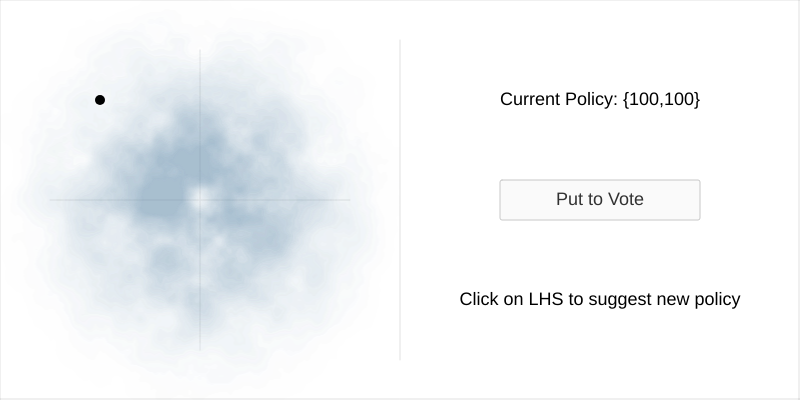
Frame 1 (no input)
Frame 60 (no input): identical to frame 1, image omitted
Frame 120 (the mouse pressed at the canvas centre since frame 60): identical to frame 1, image omitted

The p5.js sketch that drew this single still picture (run headless with seeded random() and noise() and a simulated clock; from frame 60 on, the mouse is pressed at the canvas centre):

// p5.js sketch
// ── sketch.js
class NullPolicy {
  constructor(){
    this.failed = true;
  }
  draw(){}
}

class Policy {
  constructor(active, distribution, x, y){
    this.active = active;
    this.distribution = distribution;
    this.x = x;
    this.y = y;
    this.failed = false;
    this.poles = null;
  }

  votes(rivalpolicy){
    // Policy1.votes(Policy2) = true <==> Policy1 loses the vote, Policy2 wins the vote
    if (rivalpolicy.x == this.x){
      if (rivalpolicy.y == this.y) return {outcome:false, vote:0.5};
      else {
        var vote = 0;
        let meany = (this.y+rivalpolicy.y)/2;
        for (var y=0; y<meany; y+=1){
          for (var x=0; x<this.distribution.W; x+=1){
            vote += this.distribution.dis[y][x];
          }
        }
        if (rivalpolicy.y > this.y) return {outcome:vote < 0.5, vote:1-vote};
        else return {outcome:vote > 0.5, vote:vote};
      }
    } else if (rivalpolicy.y == this.y) {
      var vote = 0;
      let meanx = (this.x+rivalpolicy.x)/2;
      for (var y=0; y<this.distribution.H; y+=1){
        for (var x=0; x<meanx; x+=1){
          vote += this.distribution.dis[y][x];
        }
      }
      if (rivalpolicy.x > this.x) return {outcome:vote < 0.5, vote:1-vote};
      else return {outcome:vote > 0.5, vote:vote};
    } else {
      var vote = 0;
      for (var y=0; y<this.distribution.H; y+=1){
        for (var x=0; x<this.distribution.W; x+=1){
          if (dist(x,y,this.x,this.y)<dist(x,y,rivalpolicy.x,rivalpolicy.y)) vote += this.distribution.dis[y][x];
        }
      }
      return {outcome:vote < 0.5, vote:1-vote};
    }
    return {outcome:false, vote:0};
  }

  fail(){
    this.failed = true;
    this.poles = null;
  }

  activate(){
    this.active = true;
    this.poles = null;
  }

  polesresult(r){
    this.poles = r.outcome;
  }
  
  draw(){
    stroke(0,0,0);
    strokeWeight(10);
    point(this.x,this.y);
    if (!this.active){
      if (this.poles == null) stroke(255,255,255);
      else if (this.poles == true) stroke(30,200,30);
      else if (this.poles == false) stroke(230,30,30);
      strokeWeight(5);
      point(this.x,this.y);
    }    
  }
}

class VoterDistribution {
  constructor(W,H,scale){
    this.W = W;
    this.H = H;
    this.scale = scale;
    this.dis = [];
    this.build();
    this.setup = false;
    this.setupgraphics();
  }

  build(){
    this.dis = [];
    let totalWeight = 0;
    for (let pixy = 0; pixy < this.H; pixy++) {
      this.dis.push([]);
      let y = (pixy/this.H-1/2)*6;
      for (let pixx = 0; pixx < this.W; pixx++) {
        let x = (pixx/this.W-1/2)*6;
        let n = noise(10*pixx/this.W, 10*pixy/this.H)*Math.pow(1.5,-x*x-y*y);
        this.dis[pixy].push(n);
        totalWeight += n;
      }
    }
    for (let y = 0; y < this.H; y++) {
      for (let x = 0; x < this.W; x++) {
        this.dis[y][x] = this.dis[y][x]/totalWeight;
      }
    }
  }

  setupgraphics(){
    this.graphics = createGraphics(this.W,this.H);
    this.graphics.stroke(230,230,230);
    this.graphics.strokeWeight(1);
    this.graphics.line(W/8,H/2,7*W/8,H/2);
    this.graphics.line(W/2,H/8,W/2,7*H/8);
    this.graphics.strokeWeight(this.scale);
    for (let y = 0; y < this.H; y++) {
      for (let x = 0; x < this.W; x++) {
        this.graphics.stroke(100,140,170,30000*this.dis[y][x]*255);
        this.graphics.point(x*this.scale,y*this.scale);
      }
    }
    this.setup = true;
  }
  
  draw(){
    if (this.setup) image(this.graphics,0,0,this.W,this.H);
  }
}

var W = 400;
var H = 400;
var d;
var p1;
var p2;

let btn1;
let txt1;
let txt2;

let nullpolicy = new NullPolicy();

class Button {
  constructor(x,y,w,h,text,callback){
    this.x = x;
    this.y = y;
    this.w = w;
    this.h = h;
    this.text = text;
    this.hitbox = function(x,y) {
      return (x>this.x && x<this.x+this.w) && (y>this.y && y<this.y+this.h);
    }
    this.callback = callback;
  }

  draw(){
    fill(250,250,250);
    stroke(200,200,200);
    rect(this.x,this.y,this.w,this.h,2);
    fill(50,50,50);
    noStroke();
    textAlign(CENTER,CENTER);
    textSize(18);
    text(this.text,this.x+this.w/2,this.y+this.h/2);
  }

  hover(){
    if (this.hitbox(mouseX,mouseY)) cursor("pointer");
  }
}

class TextInfo {
  constructor(text,x,y,active){
    this.text = text;
    this.x = x;
    this.y = y;
    this.active = active;
    this.tone = 0;
  }

  draw(){
    if (this.active){
      if (this.tone==1) fill(30,200,30);
      else if (this.tone==-1) fill(230,30,30);
      else fill(0,0,0);
      noStroke();
      textSize(18);
      text(this.text,this.x,this.y);
    }
  }

  update(txt){
    this.text = txt;
  }

  activate(){
    this.active = true;
  }

  updateTone(t){
    this.tone = t;
  }
}

function puttovote(){
  if (p2!=nullpolicy){
    let countvotes = p1.votes(p2);
    let policychange = countvotes.outcome;
    console.log('policy change',policychange);
    if (policychange) {
      p1 = p2;
      p1.activate();
      p2 = nullpolicy;
    } else {
      p2.fail();
    }
    return countvotes;
  }
  return null;
}


function setup() {

  d = new VoterDistribution(W,H,1);
  p1 = new Policy(true,d,100,100);
  p2 = nullpolicy;
  
  btn1 = new Button(W*5/4,9*H/20,W/2,H/10,'Put to Vote',function(){
    let countvotes = puttovote();
    if (countvotes!=null){
      txt2.update('Voted for new policy: ' + (100*round(1000*countvotes.vote)/1000).toString() + '%');
      if (countvotes.outcome==true) txt2.updateTone(1);
      else if (countvotes.outcome==false) txt2.updateTone(-1);
      txt2.activate();
      txt1.update('Current Policy: {'+Math.round(p1.x).toString()+','+Math.round(p1.y).toString()+'}');
    }
  });
  
  txt1 = new TextInfo('Current Policy: {'+Math.round(p1.x).toString()+','+Math.round(p1.y).toString()+'}',3*W/2,H/4,true);
  txt2 = new TextInfo('Click on LHS to suggest new policy',3*W/2,3*H/4,true);
    
  canvas = createCanvas(2*W, H); 

  main();
}

function drawui(){
  background(255,255,255);
  strokeWeight(1);
  stroke(0,0,0,30);
  line(W,H/10,W,9*H/10);
  line(0,H-1,2*W,H-1);
  line(2*W-1,0,2*W-1,H);
  line(0,0,2*W,0);
  line(0,0,0,H);
  btn1.draw();
}

function main(){
  drawui();
  d.draw();
  p1.draw();
  p2.draw();
  txt1.draw();
  txt2.draw();
}

function draw(){
  cursor("default");
  btn1.hover();
  if (mouseX<W) cursor('crosshair');
}

function mouseClicked(){
  if (mouseX<W){
    if (p2.failed || p2.poles!=null){
      p2 = new Policy(false,d,mouseX,mouseY);
      p2.polesresult(p1.votes(p2));
    }
  }
  if (mouseX>W){
    if (btn1.hitbox(mouseX,mouseY)) {
      btn1.callback();
    }
  }
  main();
}
// ── styles.css

body {
	padding: 0;
	margin: 0;
}

html {
	height: 100%;
	width: 100%;
	overflow-x:hidden;
	overflow-y:hidden;
  background: rgb(245,245,245);

}

canvas {
  position: absolute;
  top: 50%;
  left:50%;
  transform: translate(-50%,-50%);
}
